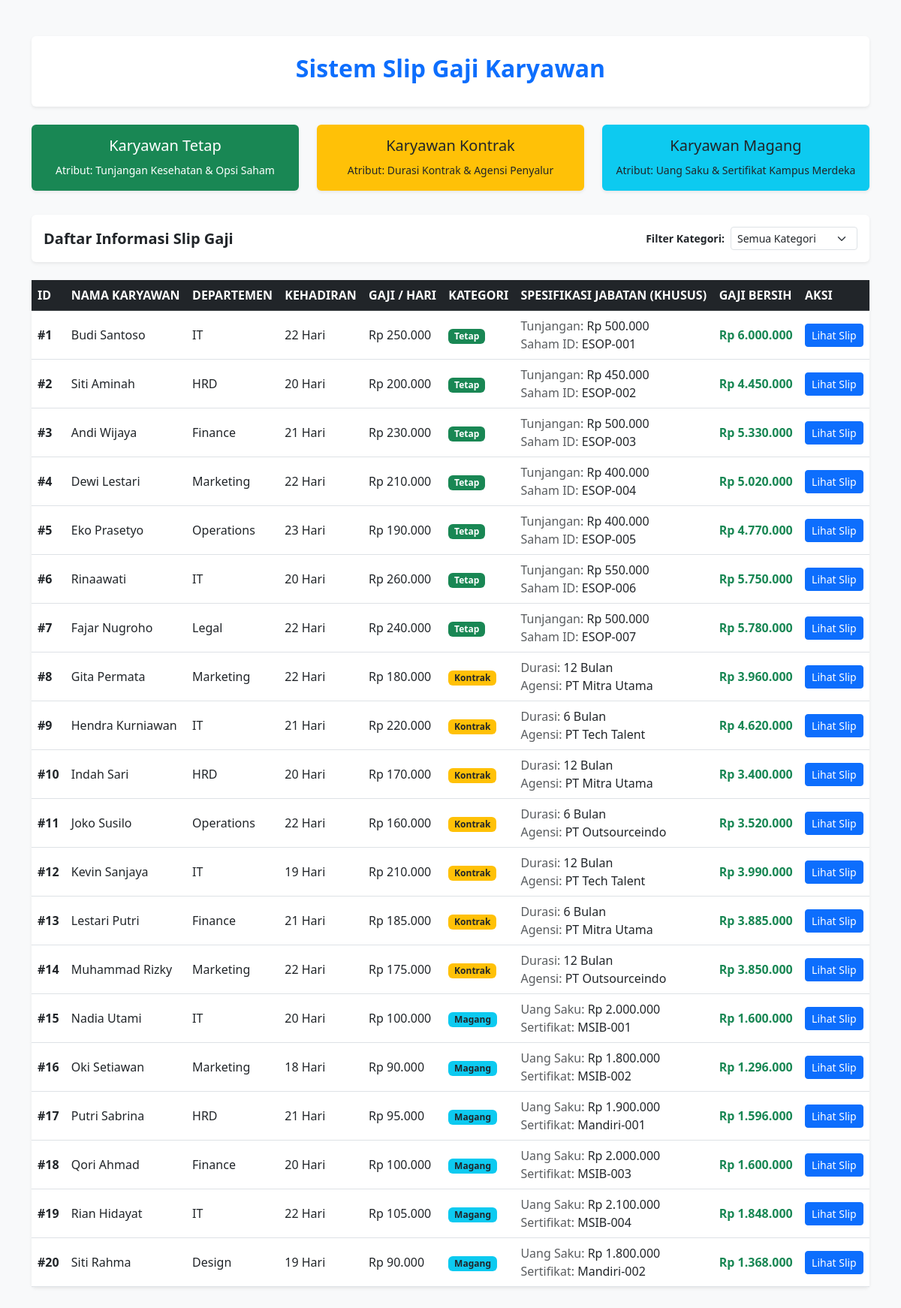
The page / on the database its author committed.
### tables this page shows
CREATE TABLE `tabel_karyawan` (
  `id_karyawan` int NOT NULL,
  `nama_karyawan` varchar(100) NOT NULL,
  `departemen` varchar(50) NOT NULL,
  `hari_kerja_masuk` int NOT NULL,
  `gaji_dasar_per_hari` decimal(12,2) NOT NULL,
  `jenis_karyawan` enum('Kontrak','Tetap','Magang') NOT NULL,
  `durasi_kontrak_bulan` int DEFAULT NULL,
  `agensi_penyalur` varchar(100) DEFAULT NULL,
  `tunjangan_kesehatan` decimal(12,2) DEFAULT NULL,
  `opsi_saham_id` varchar(50) DEFAULT NULL,
  `uang_saku_bulanan` decimal(12,2) DEFAULT NULL,
  `sertifikat_kampus_merdeka` varchar(100) DEFAULT NULL
);

### models/karyawantetap.php (the view, shortened to what this page needs)
<?php
class karyawantetap extends karyawan {
    protected $tunjanganKesehatan;
    protected $opsiSahamId;
    public function __construct($id_karyawan, $nama_karyawan, $departemen, $hari_kerja_masuk, $gaji_dasar_per_hari, $tunjanganKesehatan, $opsiSahamId) {
        $this->id_karyawan = $id_karyawan;
        $this->nama_karyawan = $nama_karyawan;
        $this->departemen = $departemen;
        $this->hari_kerja_masuk = $hari_kerja_masuk;
        $this->gaji_dasar_per_hari = $gaji_dasar_per_hari;
        $this->tunjanganKesehatan = $tunjanganKesehatan;
        $this->opsiSahamId = $opsiSahamId;
    }
    public function hitungGajiBersih(): float {
        return (float) (($this->hari_kerja_masuk * $this->gaji_dasar_per_hari) + $this->tunjanganKesehatan);
    }
    public function tampilkanProfilKaryawan(): string {
        $gajiBersih = $this->hitungGajiBersih();
        return "<tr>
            <td><strong>#{$this->id_karyawan}</strong></td>
            <td>{$this->nama_karyawan}</td>
            <td>{$this->departemen}</td>
            <td>{$this->hari_kerja_masuk} Hari</td>
            <td>Rp " . number_format($this->gaji_dasar_per_hari, 0, ',', '.') . "</td>
            <td><span class='badge bg-success'>Tetap</span></td>
            <td>
                <span class='text-muted'>Tunjangan:</span> Rp " . number_format($this->tunjanganKesehatan, 0, ',', '.') . "<br>
                <span class='text-muted'>Saham ID:</span> {$this->opsiSahamId}
            </td>
            <td class='fw-bold text-success'>Rp " . number_format($gajiBersih, 0, ',', '.') . "</td>
        </tr>";
    }
}

### index.php (shortened to what this page needs)
<?php
require_once __DIR__ . '/models/karyawankontrak.php';
require_once __DIR__ . '/models/karyawantetap.php';
require_once __DIR__ . '/models/karyawanmagang.php';
$connectionObj = new Connection();
$db = $connectionObj->getConnection();
$filter = isset($_GET['jenis']) ? $_GET['jenis'] : 'Semua';
$sql = "SELECT * FROM tabel_karyawan";
$result = $db->query($sql);
$listKaryawan = [];
if ($result && $result->num_rows > 0) {
    while ($row = $result->fetch_assoc()) {
        $obj = null;
        switch ($row['jenis_karyawan']) {
            case 'Kontrak':
                $obj = new karyawankontrak(
                    $row['id_karyawan'], $row['nama_karyawan'], $row['departemen'],
                    $row['hari_kerja_masuk'], $row['gaji_dasar_per_hari'],
                    $row['durasi_kontrak_bulan'], $row['agensi_penyalur']
                );
                break;
            case 'Tetap':
                $obj = new karyawantetap(
                    $row['id_karyawan'], $row['nama_karyawan'], $row['departemen'],
                    $row['hari_kerja_masuk'], $row['gaji_dasar_per_hari'],
                    $row['tunjangan_kesehatan'], $row['opsi_saham_id']
                );
                break;
            case 'Magang':
                $obj = new karyawanmagang(
                    $row['id_karyawan'], $row['nama_karyawan'], $row['departemen'],
                    $row['hari_kerja_masuk'], $row['gaji_dasar_per_hari'],
                    $row['uang_saku_bulanan'], $row['sertifikat_kampus_merdeka']
                );
                break;
        }
        if ($obj !== null) {
            $listKaryawan[] = [
                'id' => $row['id_karyawan'],
                'object' => $obj
            ];
        }
    }
}
?>
<!DOCTYPE html>
<html lang="id">
<head>
    <link href="https://cdn.jsdelivr.net/npm/bootstrap@5.3.0/dist/css/bootstrap.min.css" rel="stylesheet">
</head>
<body class="bg-light">
<div class="container my-5">
    <div class="p-4 bg-white rounded shadow-sm mb-4 text-center">
        <h2 class="fw-bold text-primary">Sistem Slip Gaji Karyawan</h2>
    </div>
    <div class="row text-center mb-4">
        <div class="col-md-4 mb-2">
            <div class="card border-0 bg-success text-white shadow-sm">
                <div class="card-body">
                    <h5>Karyawan Tetap</h5>
                    <small>Atribut: Tunjangan Kesehatan & Opsi Saham</small>
                </div>
            </div>
        </div>
        <div class="col-md-4 mb-2">
            <div class="card border-0 bg-warning text-dark shadow-sm">
                <div class="card-body">
                    <h5>Karyawan Kontrak</h5>
                    <small>Atribut: Durasi Kontrak & Agensi Penyalur</small>
                </div>
            </div>
        </div>
        <div class="col-md-4 mb-2">
            <div class="card border-0 bg-info text-dark shadow-sm">
                <div class="card-body">
                    <h5>Karyawan Magang</h5>
                    <small>Atribut: Uang Saku & Sertifikat Kampus Merdeka</small>
                </div>
            </div>
        </div>
    </div>
    <div class="card border-0 shadow-sm mb-4">
        <div class="card-body d-flex justify-content-between align-items-center flex-wrap">
            <h5 class="m-0 fw-semibold">Daftar Informasi Slip Gaji</h5>
            <form method="GET" action="" class="d-flex align-items-center gap-2 mt-2 mt-md-0">
                <label for="jenis" class="text-nowrap m-0 small fw-bold">Filter Kategori:</label>
                <select name="jenis" id="jenis" class="form-select form-select-sm" onchange="this.form.submit()">
                    <option value="Semua" <?= $filter == 'Semua' ? 'selected' : '' ?>>Semua Kategori</option>
                </select>
            </form>
        </div>
    </div>
    <div class="card border-0 shadow-sm">
        <div class="table-responsive">
            <table class="table table-hover align-middle m-0">
                <thead class="table-dark text-uppercase fs-7">
                    <tr>
                        <th>ID</th>
                        <th>Nama Karyawan</th>
                        <th>Departemen</th>
                        <th>Kehadiran</th>
                        <th>Gaji / Hari</th>
                        <th>Kategori</th>
                        <th>Spesifikasi Jabatan (Khusus)</th>
                        <th>Gaji Bersih</th>
                        <th>Aksi</th> </tr>
                </thead>
                <tbody>
                    <?php if (empty($listKaryawan)): ?>
                        <tr>
                            <td colspan="9" class="text-center text-muted py-4">Data karyawan tidak ditemukan atau kosong.</td>
                        </tr>
                    <?php else: ?>
                        <?php
                        foreach ($listKaryawan as $item) {
                            $rowHtml = $item['object']->tampilkanProfilKaryawan();
                            $tombolAksi = "<td><a href='slip_gaji.php?id_karyawan={$item['id']}' class='btn btn-sm btn-primary'>Lihat Slip</a></td></tr>";
                            echo str_replace('</tr>', $tombolAksi, $rowHtml);
                        }
                        ?>
                    <?php endif; ?>
                </tbody>
            </table>
        </div>
    </div>
</div>
</body>
</html>

### models/karyawankontrak.php (shortened to what this page needs)
<?php
class karyawankontrak extends karyawan {
    protected $durasiKontrakBulan;
    protected $agensiPenyalur;
    public function __construct($id_karyawan, $nama_karyawan, $departemen, $hari_kerja_masuk, $gaji_dasar_per_hari, $durasiKontrakBulan, $agensiPenyalur) {
        $this->id_karyawan = $id_karyawan;
        $this->nama_karyawan = $nama_karyawan;
        $this->departemen = $departemen;
        $this->hari_kerja_masuk = $hari_kerja_masuk;
        $this->gaji_dasar_per_hari = $gaji_dasar_per_hari;
        $this->durasiKontrakBulan = $durasiKontrakBulan;
        $this->agensiPenyalur = $agensiPenyalur;
    }
    public function hitungGajiBersih(): float {
        return (float) ($this->hari_kerja_masuk * $this->gaji_dasar_per_hari);
    }
    public function tampilkanProfilKaryawan(): string {
        $gajiBersih = $this->hitungGajiBersih();
        return "<tr>
            <td><strong>#{$this->id_karyawan}</strong></td>
            <td>{$this->nama_karyawan}</td>
            <td>{$this->departemen}</td>
            <td>{$this->hari_kerja_masuk} Hari</td>
            <td>Rp " . number_format($this->gaji_dasar_per_hari, 0, ',', '.') . "</td>
            <td><span class='badge bg-warning text-dark'>Kontrak</span></td>
            <td>
                <span class='text-muted'>Durasi:</span> {$this->durasiKontrakBulan} Bulan<br>
                <span class='text-muted'>Agensi:</span> {$this->agensiPenyalur}
            </td>
            <td class='fw-bold text-success'>Rp " . number_format($gajiBersih, 0, ',', '.') . "</td>
        </tr>";
    }
}

### models/karyawanmagang.php (shortened to what this page needs)
<?php
class karyawanmagang extends karyawan {
    protected $uangSakuBulanan;
    protected $sertifikatKampusMerdeka;
    public function __construct($id_karyawan, $nama_karyawan, $departemen, $hari_kerja_masuk, $gaji_dasar_per_hari, $uangSakuBulanan, $sertifikatKampusMerdeka) {
        $this->id_karyawan = $id_karyawan;
        $this->nama_karyawan = $nama_karyawan;
        $this->departemen = $departemen;
        $this->hari_kerja_masuk = $hari_kerja_masuk;
        $this->gaji_dasar_per_hari = $gaji_dasar_per_hari;
        $this->uangSakuBulanan = $uangSakuBulanan;
        $this->sertifikatKampusMerdeka = $sertifikatKampusMerdeka;
    }
    public function hitungGajiBersih(): float {
        return (float) (($this->hari_kerja_masuk * $this->gaji_dasar_per_hari) * 0.80);
    }
    public function tampilkanProfilKaryawan(): string {
        $gajiBersih = $this->hitungGajiBersih();
        return "<tr>
            <td><strong>#{$this->id_karyawan}</strong></td>
            <td>{$this->nama_karyawan}</td>
            <td>{$this->departemen}</td>
            <td>{$this->hari_kerja_masuk} Hari</td>
            <td>Rp " . number_format($this->gaji_dasar_per_hari, 0, ',', '.') . "</td>
            <td><span class='badge bg-info text-dark'>Magang</span></td>
            <td>
                <span class='text-muted'>Uang Saku:</span> Rp " . number_format($this->uangSakuBulanan, 0, ',', '.') . "<br>
                <span class='text-muted'>Sertifikat:</span> {$this->sertifikatKampusMerdeka}
            </td>
            <td class='fw-bold text-success'>Rp " . number_format($gajiBersih, 0, ',', '.') . "</td>
        </tr>";
    }
}

### rows shown on the page
tabel_karyawan: id_karyawan "1", nama_karyawan "Budi Santoso", departemen "IT", hari_kerja_masuk "22", gaji_dasar_per_hari "250.000", tunjangan_kesehatan "500.000", opsi_saham "ESOP-001", gajiBersih "6.000.000"
tabel_karyawan: id_karyawan "2", nama_karyawan "Siti Aminah", departemen "HRD", hari_kerja_masuk "20", gaji_dasar_per_hari "200.000", tunjangan_kesehatan "450.000", opsi_saham "ESOP-002", gajiBersih "4.450.000"
tabel_karyawan: id_karyawan "3", nama_karyawan "Andi Wijaya", departemen "Finance", hari_kerja_masuk "21", gaji_dasar_per_hari "230.000", tunjangan_kesehatan "500.000", opsi_saham "ESOP-003", gajiBersih "5.330.000"
tabel_karyawan: id_karyawan "4", nama_karyawan "Dewi Lestari", departemen "Marketing", hari_kerja_masuk "22", gaji_dasar_per_hari "210.000", tunjangan_kesehatan "400.000", opsi_saham "ESOP-004", gajiBersih "5.020.000"
tabel_karyawan: id_karyawan "5", nama_karyawan "Eko Prasetyo", departemen "Operations", hari_kerja_masuk "23", gaji_dasar_per_hari "190.000", tunjangan_kesehatan "400.000", opsi_saham "ESOP-005", gajiBersih "4.770.000"
tabel_karyawan: id_karyawan "6", nama_karyawan "Rinaawati", departemen "IT", hari_kerja_masuk "20", gaji_dasar_per_hari "260.000", tunjangan_kesehatan "550.000", opsi_saham "ESOP-006", gajiBersih "5.750.000"
tabel_karyawan: id_karyawan "7", nama_karyawan "Fajar Nugroho", departemen "Legal", hari_kerja_masuk "22", gaji_dasar_per_hari "240.000", tunjangan_kesehatan "500.000", opsi_saham "ESOP-007", gajiBersih "5.780.000"
tabel_karyawan: id_karyawan "8", nama_karyawan "Gita Permata", departemen "Marketing", hari_kerja_masuk "22", gaji_dasar_per_hari "180.000", durasi_kontrak_bulan "12", agensi_penyalur "PT Mitra Utama", gajiBersih "3.960.000"
tabel_karyawan: id_karyawan "9", nama_karyawan "Hendra Kurniawan", departemen "IT", hari_kerja_masuk "21", gaji_dasar_per_hari "220.000", durasi_kontrak_bulan "6", agensi_penyalur "PT Tech Talent", gajiBersih "4.620.000"
tabel_karyawan: id_karyawan "10", nama_karyawan "Indah Sari", departemen "HRD", hari_kerja_masuk "20", gaji_dasar_per_hari "170.000", durasi_kontrak_bulan "12", agensi_penyalur "PT Mitra Utama", gajiBersih "3.400.000"
tabel_karyawan: id_karyawan "11", nama_karyawan "Joko Susilo", departemen "Operations", hari_kerja_masuk "22", gaji_dasar_per_hari "160.000", durasi_kontrak_bulan "6", agensi_penyalur "PT Outsourceindo", gajiBersih "3.520.000"
tabel_karyawan: id_karyawan "12", nama_karyawan "Kevin Sanjaya", departemen "IT", hari_kerja_masuk "19", gaji_dasar_per_hari "210.000", durasi_kontrak_bulan "12", agensi_penyalur "PT Tech Talent", gajiBersih "3.990.000"
tabel_karyawan: id_karyawan "13", nama_karyawan "Lestari Putri", departemen "Finance", hari_kerja_masuk "21", gaji_dasar_per_hari "185.000", durasi_kontrak_bulan "6", agensi_penyalur "PT Mitra Utama", gajiBersih "3.885.000"
tabel_karyawan: id_karyawan "14", nama_karyawan "Muhammad Rizky", departemen "Marketing", hari_kerja_masuk "22", gaji_dasar_per_hari "175.000", durasi_kontrak_bulan "12", agensi_penyalur "PT Outsourceindo", gajiBersih "3.850.000"
tabel_karyawan: id_karyawan "15", nama_karyawan "Nadia Utami", departemen "IT", hari_kerja_masuk "20", gaji_dasar_per_hari "100.000", uang_saku_bulanan "2.000.000", sertifikat_kampus_merdeka "MSIB-001", gajiBersih "1.600.000"
tabel_karyawan: id_karyawan "16", nama_karyawan "Oki Setiawan", departemen "Marketing", hari_kerja_masuk "18", gaji_dasar_per_hari "90.000", uang_saku_bulanan "1.800.000", sertifikat_kampus_merdeka "MSIB-002", gajiBersih "1.296.000"
tabel_karyawan: id_karyawan "17", nama_karyawan "Putri Sabrina", departemen "HRD", hari_kerja_masuk "21", gaji_dasar_per_hari "95.000", uang_saku_bulanan "1.900.000", sertifikat_kampus_merdeka "Mandiri-001", gajiBersih "1.596.000"
tabel_karyawan: id_karyawan "18", nama_karyawan "Qori Ahmad", departemen "Finance", hari_kerja_masuk "20", gaji_dasar_per_hari "100.000", uang_saku_bulanan "2.000.000", sertifikat_kampus_merdeka "MSIB-003", gajiBersih "1.600.000"
tabel_karyawan: id_karyawan "19", nama_karyawan "Rian Hidayat", departemen "IT", hari_kerja_masuk "22", gaji_dasar_per_hari "105.000", uang_saku_bulanan "2.100.000", sertifikat_kampus_merdeka "MSIB-004", gajiBersih "1.848.000"
tabel_karyawan: id_karyawan "20", nama_karyawan "Siti Rahma", departemen "Design", hari_kerja_masuk "19", gaji_dasar_per_hari "90.000", uang_saku_bulanan "1.800.000", sertifikat_kampus_merdeka "Mandiri-002", gajiBersih "1.368.000"
